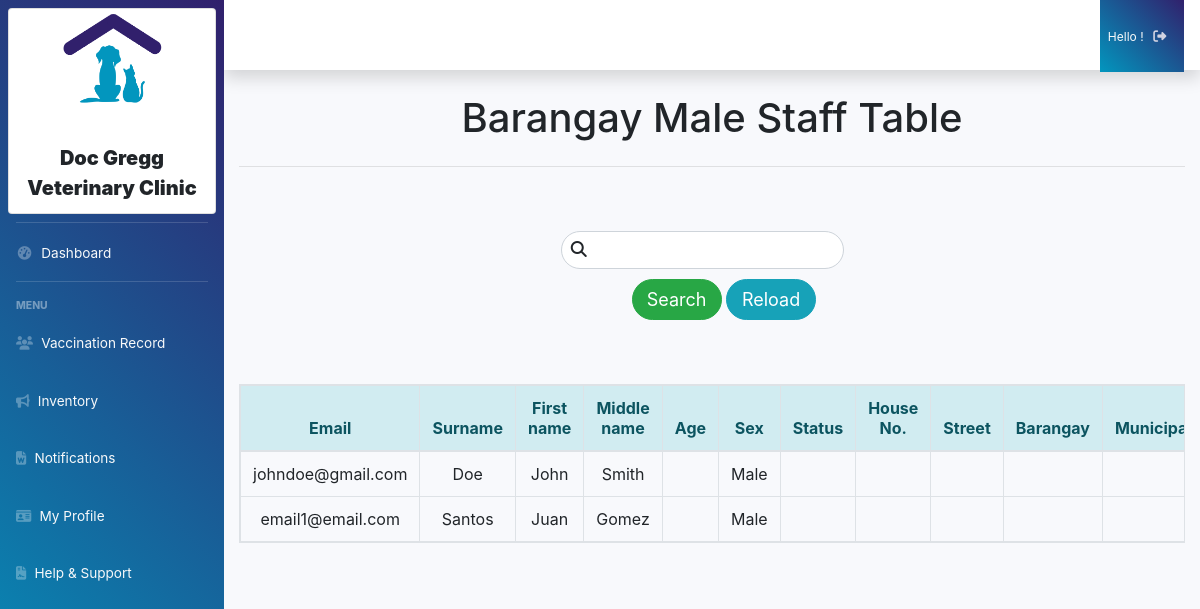
/admn_table_malestaff.php, run on the app's committed database.
### tables this page shows
CREATE TABLE `tbl_user` (
  `id_user` int NOT NULL,
  `picture` mediumblob,
  `email` varchar(255) NOT NULL,
  `password` varchar(255) NOT NULL,
  `lname` varchar(255) NOT NULL,
  `fname` varchar(255) NOT NULL,
  `mi` varchar(255) NOT NULL,
  `sex` varchar(255) NOT NULL,
  `address` varchar(255) DEFAULT NULL,
  `contact` varchar(255) NOT NULL,
  `birthdate` date NOT NULL,
  `nationality` varchar(255) NOT NULL,
  `created_at` timestamp NOT NULL DEFAULT CURRENT_TIMESTAMP,
  `deleted_at` timestamp NULL DEFAULT NULL
);

### admn_table_maleres_search.php (the view, shortened to what this page needs)
<?php
	require 'classes/conn.php';
	if(isset($_POST['search_maleres'])){
	$keyword = $_POST['keyword'];
?>
<table class="table table-hover table-bordered text-center table-responsive" >
    <thead class="alert-info">
        <tr>
            <th> Email </th>
            <th> Surname </th>
            <th> First name </th>
            <th> Middle name </th>
            <th> Age </th>
            <th> Sex </th>
            <th> Status </th>
            <th> House No.</th>
            <th> Street </th>
            <th> Barangay </th>
            <th> Municipality </th>
            <th> Contact </th>
            <th> Birth date </th>
            <th> Birth place </th>
            <th> Nationality </th>
        </tr>
    </thead>
    <tbody>
        <?php
            $stmnt = $conn->prepare("SELECT * FROM `tbl_resident` WHERE `lname` LIKE '%$keyword%' or  `mi` LIKE '%$keyword%' or  `fname` LIKE '%$keyword%'
            or  `age` LIKE '%$keyword%' or  `sex` LIKE '%$keyword%' or  `status` LIKE '%$keyword%' or  `address` LIKE '%$keyword%' or  `contact` LIKE '%$keyword%'
            or  `bdate` LIKE '%$keyword%' or  `bplace` LIKE '%$keyword%' or  `nationality` LIKE '%$keyword%' or  `family_role` LIKE '%$keyword%' or  `role` LIKE '%$keyword%' or  `email` LIKE '%$keyword%'");
            $stmnt->execute();
            while($view = $stmnt->fetch()){
        ?>
            <tr>
                <td> <?= $view['email'];?> </td>
                <td> <?= $view['lname'];?> </td>
                <td> <?= $view['fname'];?> </td>
                <td> <?= $view['mi'];?> </td>
                <td> <?= $view['age'];?> </td>
                <td> <?= $view['sex'];?> </td>
                <td> <?= $view['status'];?> </td>
                <td> <?= $view['houseno'];?> </td>
                <td> <?= $view['street'];?> </td>
                <td> <?= $view['brgy'];?> </td>
                <td> <?= $view['municipal'];?> </td>
                <td> <?= $view['contact'];?> </td>
                <td> <?= $view['bdate'];?> </td>
                <td> <?= $view['bplace'];?> </td>
                <td> <?= $view['nationality'];?> </td>
            </tr>
        <?php
        }
        ?>
    </tbody>
</table>
<?php
	}else{
?>
<table class="table table-hover table-bordered text-center table-responsive">
    <thead class="alert-info">
        <tr>
            <th> Email </th>
            <th> Surname </th>
            <th> First name </th>
            <th> Middle name </th>
            <th> Age </th>
            <th> Sex </th>
            <th> Status </th>
            <th> House No.</th>
            <th> Street </th>
            <th> Barangay </th>
            <th> Municipality </th>
        </tr>
    </thead>
    <tbody>
        <?php if(is_array($view)) {?>
            <?php foreach($view as $view) {?>
                <tr>
                    <td> <?= $view['email'];?> </td>
                    <td> <?= $view['lname'];?> </td>
                    <td> <?= $view['fname'];?> </td>
                    <td> <?= $view['mi'];?> </td>
                    <td> <?= $view['age'];?> </td>
                    <td> <?= $view['sex'];?> </td>
                    <td> <?= $view['status'];?> </td>
                    <td> <?= $view['houseno'];?> </td>
                    <td> <?= $view['street'];?> </td>
                    <td> <?= $view['brgy'];?> </td>
                    <td> <?= $view['municipal'];?> </td>
                </tr>
            <?php
                }
            ?>
        <?php
            }
        ?>
    </tbody>
</table>
<link href="../BarangaySystem/customcss/regiformstyle.css" rel="stylesheet" type="text/css">
<link href="../BarangaySystem/bootstrap/css/bootstrap.css" rel="stylesheet" type="text/css">
<?php
	}
?>

### css/regiformstyle.css (style rules this page uses)
body { background-color:#fff !important; }

### data on the page
tbl_user: email "johndoe@gmail.com", lname "Doe", fname "John", mi "Smith", sex "Male"
tbl_user: email "email1@email.com", lname "Santos", fname "Juan", mi "Gomez", sex "Male"
